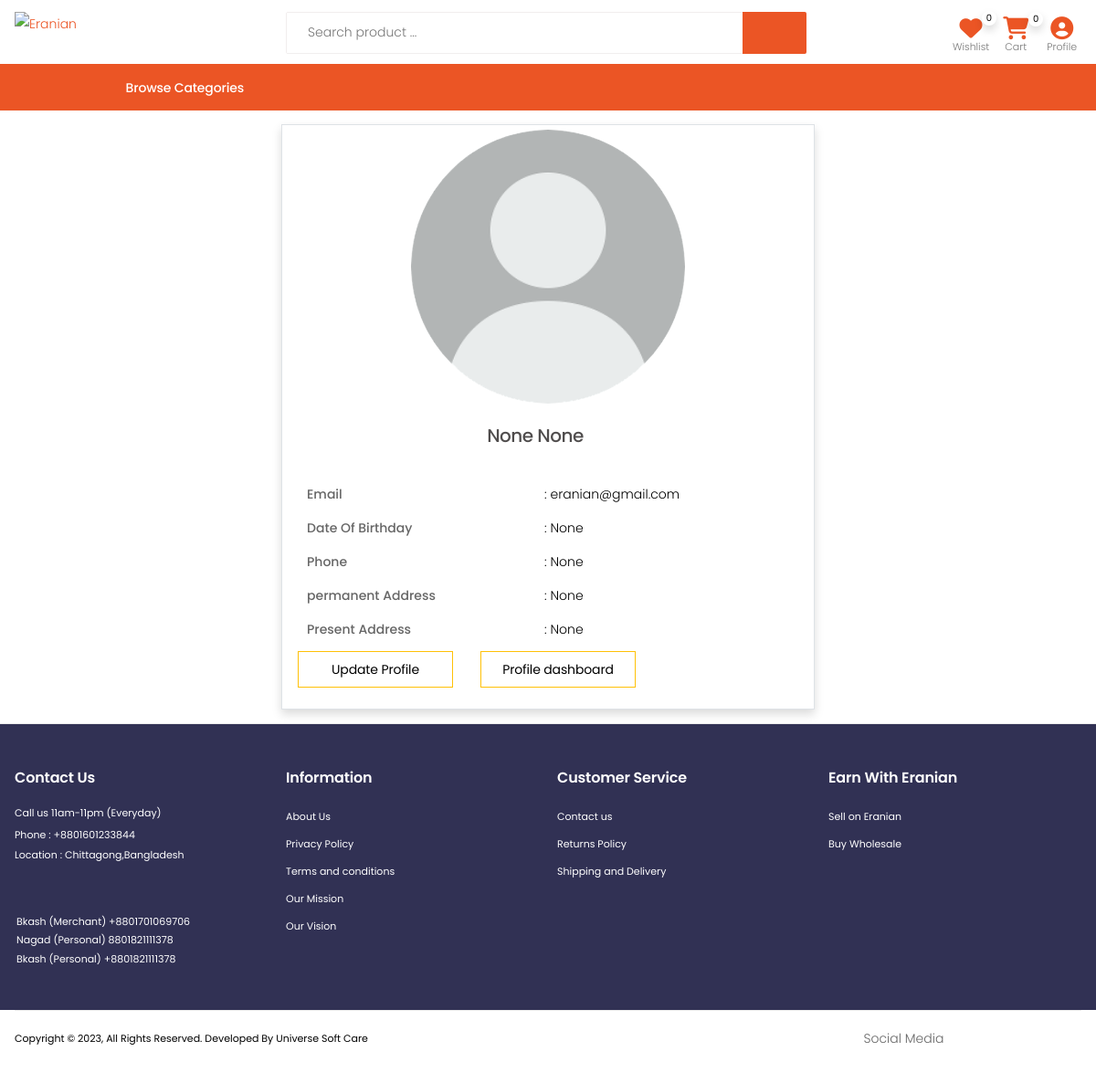
The page /profile/ (signed in) on the database its author committed.
### userapp/models.py (models this page shows, shortened)
class User(AbstractBaseUser, PermissionsMixin):
    email = models.EmailField(unique=True)
    username = None
    first_name = models.CharField(max_length=30, null=True, blank=True)
    last_name = models.CharField(max_length=30, null=True, blank=True)
    phone = models.CharField(max_length=15, unique=True, null=True, blank=True)
    is_active = models.BooleanField(default=True)
    is_staff = models.BooleanField(default=False)
    is_customer = models.BooleanField(default=False)
    is_vendor = models.BooleanField(default=False)
    is_employee = models.BooleanField(default=False)
    date_joined = models.DateTimeField(default=timezone.now)
    objects = CustomUserManager()
    USERNAME_FIELD = 'email'
    REQUIRED_FIELDS = []

class Profile(models.Model):
    user                = models.OneToOneField(User, on_delete=models.CASCADE, max_length=1)
    image               = models.ImageField(upload_to="profilepicture", default='no_img.png')
    date_of_birthday    = models.DateField(auto_now_add=False,blank=True,null=True)
    phone               = models.CharField(max_length=15,unique=True,blank=True,null=True)
    permanent_address   = models.CharField(max_length=100,blank=True,null=True)
    present_address     = models.CharField(max_length=100,blank=True,null=True)
    class Meta:
        verbose_name_plural = "Customer Profile"

### store/models.py (models this page shows, shortened)
class Order(models.Model):
    user = models.ForeignKey(settings.AUTH_USER_MODEL,
                             on_delete=models.CASCADE)
    items = models.ManyToManyField(OrderItem)
    ordered_date = models.DateTimeField()
    order_complate_date = models.DateTimeField(
        auto_now=False, auto_now_add=False, blank=True, null=True)
    order_status = models.CharField(
        max_length=150, choices=Order_Status, default='pending')
    total_order_amount = models.CharField(
        max_length=150, blank=True, null=True)
    paid_amount = models.CharField(max_length=150, default=0)
    due_amount = models.CharField(max_length=150, default=0)
    ordered = models.BooleanField(default=False)
    orderId = models.CharField(max_length=150, blank=True, null=True)
    paymentId = models.CharField(max_length=150, blank=True, null=True)
    coupon = models.ForeignKey(
        'Coupon', on_delete=models.SET_NULL, blank=True, null=True)
    shipping_address = models.ForeignKey(
        ShipingAddress, on_delete=models.CASCADE, blank=True, null=True)
    payment_option = models.CharField(max_length=150)
    order_read_status = models.BooleanField(default=False)
    redx_percel_traking_number = models.CharField(
        max_length=150, blank=True, null=True)
    others_transport_trakink_url = models.URLField(
        max_length=200, blank=True, null=True)
    class Meta:
        ordering = ['-id']

### userapp/views.py (the view)
# urls.py: path('profile/', user_views.profile, name='profile'),
@login_required
def profile(request):
    return render(request, 'userapp/profile.html')

### daseboard/context_processors.py (called while the page is built)
def order_count(request):
    order_count = Order.objects.filter(order_read_status=False).count()
    context = {
        'order_count': order_count
    }
    return context

def unverified_vendor_count(request):
    unverified_vendor_count = VendorInformation.objects.filter(
        is_verified=False).count()
    unverified_vendor_profile = VendorInformation.objects.filter(
        is_verified=False)
    context = {
        'unverified_vendor_count': unverified_vendor_count,
        'unverified_vendor_profile': unverified_vendor_profile,
    }
    return context

def order_list(request):
    user = request.user
    order_list = Order.objects.filter(order_read_status=False)
    context = {
        'order_list': order_list
    }
    return context

def contact_data_count(request):
    contact_data_count = ConductData.objects.filter(view_status=False).count()
    context = {
        'contact_data_count': contact_data_count
    }
    return context

def contact_data_list(request):
    contact_data_list = ConductData.objects.filter(view_status=False)
    context = {
        'contact_data_list': contact_data_list
    }
    return context

def rating_list_view(request):
    rating_review = ProductReview.objects.filter(approve_status=False)
    context = {
        'rating_review': rating_review
    }
    return context

def order_information(request):
    order_information = Order.objects.filter(order_status='complete')
    total_sale = 0
    total_purchase_price = 0
    for x in order_information:
        total_sale = total_sale + x.get_total()
        total_purchase_price = total_purchase_price + x.get_purchase_price_total()
    total_revenue = total_sale - total_purchase_price
    context = {
        'order_information': order_information,
        'total_sale': total_sale,
        'total_revenue': total_revenue
    }
    return context

### store/templatetags/campaign.py (called while the page is built)
@register.filter()
def campaign_menu(request):
    return Campaign.objects.filter()

### store/templatetags/cart_count.py (called while the page is built)
@register.filter
def cart_count(user):
    if user.is_authenticated:
        qs=Order.objects.filter(user=user, ordered=False)
        if qs.exists():
            return qs[0].items.count()
        return 0
    return 0

### store/templatetags/top_category.py (called while the page is built)
@register.filter
def category(user):
    cate = ProductCategory.objects.filter(parent=None)
    return cate

### store/templatetags/wish_list_product_count.py (called while the page is built)
@register.filter
def wish_list_product_count(user):
    if user.is_authenticated:
       return WhishLIst.objects.filter(user=user).count()
    return 0

### userapp/template/userapp/profile.html (shortened to what this page needs)
{% extends 'store/base.html' %}
{% block content %}
<div class="container my-4 ">
    <div class="card col-12 col-md-6  p-2 mx-auto border shadow">
        <div class="mx-auto">
            <img class="rounded-circle account-img mx-auto mb-2" src="{{ user.profile.image.url }}"
                style="height: 300px;">
        </div>
        <div class="card-body profile">
            <h5 class="text-center">{{ user.first_name }} {{ user.last_name }}</h5>
            <div class="row  mx-auto mt-4">
                <div class="col-6 ">
                    <label>Email </label>
                </div>
                <div class="col-6">
                    <p>: {{ user.email }}</p>
                </div>
            </div>
            <div class="row  mx-auto">
                <div class="col-6 ">
                    <label>Date Of Birthday</label>
                </div>
                <div class="col-6">
                    <p>: {{ user.profile.date_of_birthday }}</p>
                </div>
            </div>
            <div class="row  mx-auto">
                <div class="col-6 ">
                    <label>Phone</label>
                </div>
                <div class="col-6">
                    <p>: {{ user.profile.phone }}</p>
                </div>
            </div>
            <div class="row  mx-auto">
                <div class="col-6 ">
                    <label>permanent Address</label>
                </div>
                <div class="col-6">
                    <p>: {{ user.profile.permanent_address }}</p>
                </div>
            </div>
            <div class="row  mx-auto">
                <div class="col-6 ">
                    <label>Present Address</label>
                </div>
                <div class="col-6">
                    <p>: {{ user.profile.present_address }}</p>
                </div>
            </div>
            <div class="d-flex">
                <a class="btn btn-warning btn-sm " href="{% url 'profile-update' %}">Update Profile</a>
                <a class="btn btn-warning btn-sm ml-5" href="{% url 'profile-dashboard' %}">Profile dashboard</a>
            </div>
        </div>
    </div>
</div>
{% endblock content %}

### store/template/store/includes/navbar.html (shortened to what this page needs)
{% load static %}
{% load desktop_menu %}
{% load top_category %}
{% load cart_view %}
{% load cart_count %}
{% load wish_list_product_count %}
{% load campaign %}
{% load logo %}
<header class="header header-10 header-intro-clearance desktop">
  <div class="header-middle sticky-header mx-auto ">
    <div class="container">
      <div class="header-left py-auto">
        <a href="{% url 'home' %}" class="logo">
          <img src="{% static 'store/images/eranian.png' %}" alt="Eranian">
        </a>
      </div>
      <div class="header-center">
        <div class="header-search header-search-extended header-search-visible header-search-no-radius">
          <form action="{% url 'search' %}" method="GET">
            <div class="header-search-wrapper search-wrapper-wide" style="margin-top: -10px;">
              <input type="search" class="form-control" name="q" id="q" placeholder="Search product ..." required>
              <button class="btn" type="submit" style="background-color:#eb5525 ;"><i
                  style="color: white; font-size: 25px; font-weight: 700;" class="icon-search"></i></button>
            </div>
          </form>
        </div>
      </div>
      <div class="header-right">
        <div class="header-dropdown-link" style="margin-top: -5px;">
          <a href="{% url 'wish-list' %}" class="wishlist-link">
            <i style="color:#eb5525; font-size: 25px;" class="fa-solid fa-heart"></i>
            <span class="wishlist-count shadow">{{ request.user|wish_list_product_count }}</span>
            <span class="wishlist-txt">Wishlist</span>
          </a>
          <div class="dropdown cart-dropdown mx-2">
            <a href="{% url 'cart-summary' %}" class="dropdown-toggle" role="button" aria-haspopup="true"
              aria-expanded="false" data-display="static">
              <i style="color:#eb5525; font-size: 25px;" class="fa-solid fa-cart-shopping"></i>
              <span class="cart-count shadow">{{ request.user|cart_count }}</span>
              <span class="cart-txt">Cart</span>
            </a>
          </div>
          <div class="dropdown user-profile cart-dropdown mx-2">
            <a class="dropdown-toggle" role="button" aria-haspopup="true" aria-expanded="false" data-display="static">
              <i style="color:#eb5525; font-size: 25px;" class="fa-solid fa-circle-user"></i>
              <span class="cart-txt">Profile</span>
            </a>
          </div>
        </div>
      </div>
    </div>
  </div>
  <div class="header-bottom container-fluid" style="border-top: 1px solid #eb5525;">
    <div class="row d-flex col-11 mx-auto">
      <div class="col-md-4 col-lg-3">
        {% if request.resolver_match.url_name == 'home' %}
        <div class="dropdown category-dropdown show is-on" data-visible="true">
          {% else %}
          <div class="dropdown category-dropdown is-on">
            {% endif %}
            <a href="#" class="dropdown-toggle" role="button" data-toggle="dropdown" aria-haspopup="true"
              aria-expanded="false" data-display="static" title="Browse Categories">
              <span class="pl-5" style="font-size: 14px;">Browse Categories</span>
            </a>
            </div>
          </div>
        </div>
      </div>
</header>

### store/static/store/css/skins/skin-demo-13.css (style rules this page uses)
a { color: #eb5525; }
.cart-dropdown .cart-count { background-color: #fff; }
.wishlist-link .wishlist-count { background-color: #fff; }
.category-dropdown .dropdown-toggle:before { background-color: #eb5525; }
.header-10 .header-search .header-search-wrapper { border-color: rgb(241, 238, 238); }

### store/static/store/css/demos/demo-13.css (style rules this page uses)
.header.header-10.header-intro-clearance .dropdown.category-dropdown .dropdown-toggle { padding-left: 1rem; color: rgb(255, 255, 255); }
.header.header-10.header-intro-clearance .dropdown.category-dropdown .dropdown-toggle::after { left: unset; }
.header.header-10.header-intro-clearance .header-search-extended { margin-right: 0; margin-left: 0; }
.header.header-10.header-intro-clearance .header-dropdown-link { display: flex; align-items: flex-end; }
.header.header-10.header-intro-clearance .wishlist-link { position: relative; flex-direction: column; font-size: 2.8rem; }
.header.header-10.header-intro-clearance .wishlist-link .wishlist-count { left: 25px; top: -0.9rem; }
.header.header-10.header-intro-clearance .cart-dropdown { font-size: 3.2rem; align-items: flex-end; }
.header.header-10.header-intro-clearance .cart-dropdown .cart-count { left: 25px; top: -0.9rem; }
.header.header-10.header-intro-clearance .compare-dropdown [class*='count'], .header.header-10.header-intro-clearance .cart-dropdown [class*='count'], .header.header-10.header-intro-clearance .wishlist-link [class*='count'] { min-width: 1.6rem; height: 1.6rem; position: absolute; }
.header.header-10.header-intro-clearance .compare-dropdown .dropdown-toggle, .header.header-10.header-intro-clearance .cart-dropdown .dropdown-toggle, .header.header-10.header-intro-clearance .wishlist-link .dropdown-toggle { position: relative; flex-direction: column; }
.header.header-10.header-intro-clearance .wishlist-txt, .header.header-10.header-intro-clearance .cart-txt, .header.header-10.header-intro-clearance .compare-txt { font-size: 1.1rem; font-weight: 300; letter-spacing: 0; color: #777; margin-top: .3rem; transition: all .3s; }

### store/template/store/base.html (style rules this page uses)
label { font-weight: 500; }

### store/template/store/includes/navbar.html (style rules this page uses)
.header-middle { height: 70px; }
.header-middle .header-left a { margin-top: 20px; }
.sticky-header a img { margin-top: -10px; }

### userapp/template/userapp/profile.html (style rules this page uses)
.profile p { color: black; }
.profile a { color: black; background-color: white; }

### rows shown on the page
User: user|wish_list_product_count "0", user|cart_count "0", profile.image (placeholder picture), first_name "None", last_name "None", email "eranian@gmail.com", profile.date_of_birthday "None", profile.phone "None", profile.permanent_address "None", profile.present_address "None"
